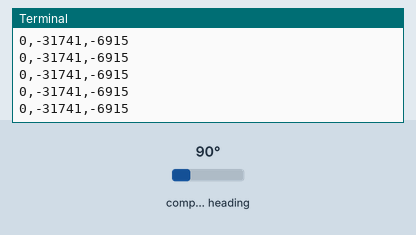
The program below on a simulated Raspberry Pi (BCM pin numbers). On the bench: the last lines printed to the terminal. The test bench sets the inputs (shaded band); at power-on: compass heading 90°.

Above: at 1.2 s.
1.3 s: compass heading set to 7°
At 1.45 s:
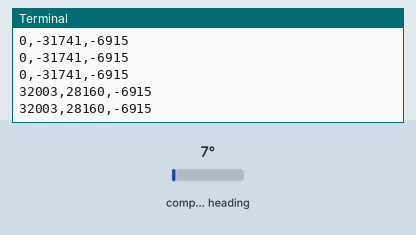
2.8 s: compass heading set to 180°
At 2.89 s:
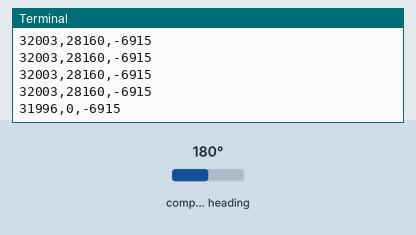
Timing chart, 0 to 5.8 s (numbered marks = the images above; inputs shaded):
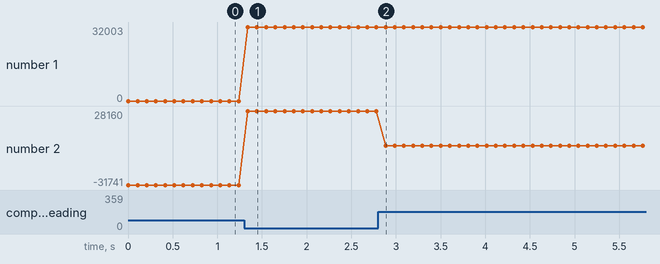

The program:

gy-271.py
```python
# -*- coding: utf-8 -*-
#!/usr/bin/python

import RPi.GPIO as GPIO
import os
import smbus2 as smbus
import time


QMC5883_REG_OUT_X_M		= 0x01
QMC5883_REG_OUT_X_L		= 0x00
QMC5883_REG_OUT_Z_M		= 0x05
QMC5883_REG_OUT_Z_L		= 0x04
QMC5883_REG_OUT_Y_M		= 0x03
QMC5883_REG_OUT_Y_L		= 0x02
QMC5883_REG_STATUS		= 0x06
QMC5883_REG_CONFIG_1	= 0x09
QMC5883_REG_CONFIG_2	= 0x0A
QMC5883_REG_IDENT_B		= 0x0B
QMC5883_REG_IDENT_C		= 0x20
QMC5883_REG_IDENT_D		= 0x21


# HMC5883L Class
class HMC5883L():
	DevAdr = 0x0d
	myBus = 0
	if GPIO.RPI_INFO['P1_REVISION'] == 1:
		myBus = 0
	else:
		myBus = 1
	b = smbus.SMBus(myBus)

	def setUp(self):
		self.b.write_byte_data(self.DevAdr, QMC5883_REG_IDENT_B,  0x01)
		self.b.write_byte_data(self.DevAdr, QMC5883_REG_IDENT_C,  0x40)
		self.b.write_byte_data(self.DevAdr, QMC5883_REG_IDENT_D,  0x01)
		self.b.write_byte_data(self.DevAdr, QMC5883_REG_CONFIG_1, 0x1d)

	def getValueX(self):
		return self.getValue(QMC5883_REG_OUT_X_L)

	def getValueY(self):
		return self.getValue(QMC5883_REG_OUT_Y_L)

	def getValueZ(self):
		return self.getValue(QMC5883_REG_OUT_Z_L)

	def getValue(self, adr):
		tmp = self.b.read_byte_data(self.DevAdr, adr)
		sign = tmp & 0x80
		tmp = tmp & 0x7F
		tmp = tmp<<8
		tmp = tmp | self.b.read_byte_data(self.DevAdr, adr+1)

		if sign > 0:
			tmp = tmp - 32768

		return tmp

#	tmp = self.b.read_word_data(self.DevAdr, adr)

# MAIN
myHMC5883L = HMC5883L()
myHMC5883L.setUp()

# LOOP
for a in range(1000):
	x = myHMC5883L.getValueX()
	y = myHMC5883L.getValueY()
	z = myHMC5883L.getValueZ()
	# print(f"X={x} , Y={y} , Z={z} ")
	print(f"{x},{y},{z} ")
	time.sleep(0.1)
```

Measured:
- after the input at 1.3 s, the terminal: prints a new line at once (image 1)
- after the input at 2.8 s, the terminal: prints a new line after 0.08 s (image 2)
- plotted number 1: 0 → 32003 after the input at 1.3 s, 32003 → 31996 after the input at 2.8 s
- plotted number 2: -31741 → 28160 after the input at 1.3 s
